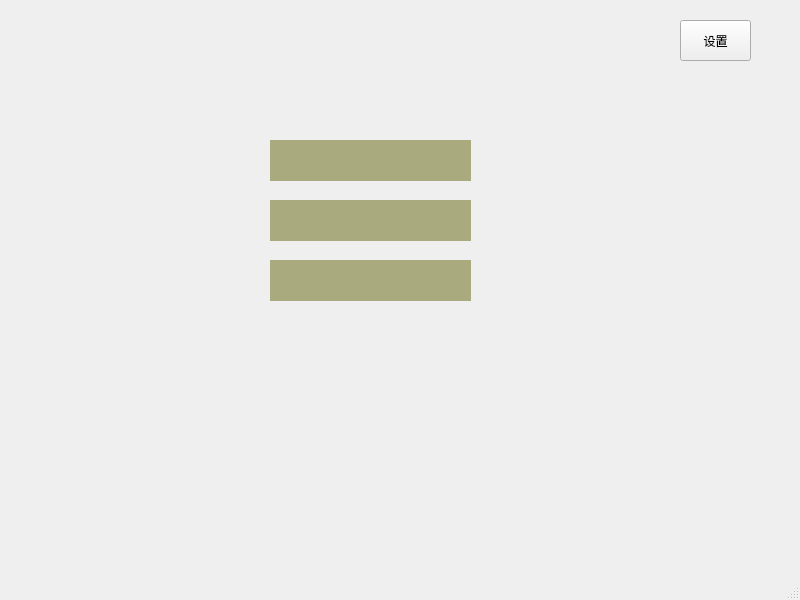
<?xml version="1.0" encoding="UTF-8"?>
<ui version="4.0">
 <class>TeacherMainWindow</class>
 <widget class="QMainWindow" name="TeacherMainWindow">
  <property name="geometry">
   <rect>
    <x>0</x>
    <y>0</y>
    <width>800</width>
    <height>600</height>
   </rect>
  </property>
  <property name="windowTitle">
   <string>MainWindow</string>
  </property>
  <widget class="QWidget" name="centralwidget">
   <widget class="QLabel" name="nameLabel">
    <property name="geometry">
     <rect>
      <x>270</x>
      <y>140</y>
      <width>201</width>
      <height>41</height>
     </rect>
    </property>
    <property name="styleSheet">
     <string notr="true">background-color: rgb(170, 170, 127);</string>
    </property>
    <property name="text">
     <string/>
    </property>
   </widget>
   <widget class="QLabel" name="departmentLabel">
    <property name="geometry">
     <rect>
      <x>270</x>
      <y>200</y>
      <width>201</width>
      <height>41</height>
     </rect>
    </property>
    <property name="styleSheet">
     <string notr="true">background-color: rgb(170, 170, 127);</string>
    </property>
    <property name="text">
     <string/>
    </property>
   </widget>
   <widget class="QLabel" name="dutyLabel">
    <property name="geometry">
     <rect>
      <x>270</x>
      <y>260</y>
      <width>201</width>
      <height>41</height>
     </rect>
    </property>
    <property name="styleSheet">
     <string notr="true">background-color: rgb(170, 170, 127);</string>
    </property>
    <property name="text">
     <string/>
    </property>
   </widget>
   <widget class="QPushButton" name="setBtn">
    <property name="geometry">
     <rect>
      <x>680</x>
      <y>20</y>
      <width>71</width>
      <height>41</height>
     </rect>
    </property>
    <property name="text">
     <string>设置</string>
    </property>
   </widget>
  </widget>
  <widget class="QMenuBar" name="menubar">
   <property name="geometry">
    <rect>
     <x>0</x>
     <y>0</y>
     <width>800</width>
     <height>23</height>
    </rect>
   </property>
  </widget>
  <widget class="QStatusBar" name="statusbar"/>
 </widget>
 <resources/>
 <connections/>
</ui>
